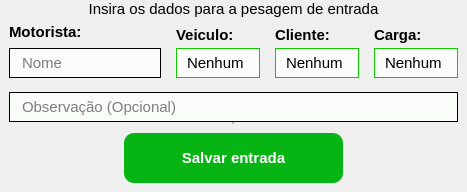
                     <widget class="QFrame" name="frame_dados_avulsa">
                      <property name="minimumSize">
                       <size>
                        <width>0</width>
                        <height>0</height>
                       </size>
                      </property>
                      <property name="maximumSize">
                       <size>
                        <width>16777215</width>
                        <height>220</height>
                       </size>
                      </property>
                      <property name="font">
                       <font>
                        <family>Segoe UI</family>
                       </font>
                      </property>
                      <property name="frameShape">
                       <enum>QFrame::NoFrame</enum>
                      </property>
                      <property name="frameShadow">
                       <enum>QFrame::Raised</enum>
                      </property>
                      <layout class="QVBoxLayout" name="verticalLayout_69">
                       <property name="spacing">
                        <number>0</number>
                       </property>
                       <property name="leftMargin">
                        <number>0</number>
                       </property>
                       <property name="topMargin">
                        <number>0</number>
                       </property>
                       <property name="rightMargin">
                        <number>0</number>
                       </property>
                       <property name="bottomMargin">
                        <number>0</number>
                       </property>
                       <item>
                        <widget class="QLabel" name="label_60">
                         <property name="minimumSize">
                          <size>
                           <width>458</width>
                           <height>0</height>
                          </size>
                         </property>
                         <property name="font">
                          <font>
                           <family>Segoe UI</family>
                           <pointsize>11</pointsize>
                           <weight>50</weight>
                           <bold>false</bold>
                          </font>
                         </property>
                         <property name="text">
                          <string>Insira os dados para a pesagem de entrada</string>
                         </property>
                         <property name="alignment">
                          <set>Qt::AlignCenter</set>
                         </property>
                        </widget>
                       </item>
                       <item>
                        <widget class="QFrame" name="frame_80">
                         <property name="font">
                          <font>
                           <family>Segoe UI</family>
                          </font>
                         </property>
                         <property name="frameShape">
                          <enum>QFrame::NoFrame</enum>
                         </property>
                         <property name="frameShadow">
                          <enum>QFrame::Raised</enum>
                         </property>
                         <layout class="QGridLayout" name="gridLayout_13">
                          <property name="topMargin">
                           <number>0</number>
                          </property>
                          <property name="horizontalSpacing">
                           <number>15</number>
                          </property>
                          <property name="verticalSpacing">
                           <number>6</number>
                          </property>
                          <item row="4" column="0">
                           <widget class="QLineEdit" name="lineEdit">
                            <property name="minimumSize">
                             <size>
                              <width>0</width>
                              <height>30</height>
                             </size>
                            </property>
                            <property name="maximumSize">
                             <size>
                              <width>200</width>
                              <height>16777215</height>
                             </size>
                            </property>
                            <property name="font">
                             <font>
                              <pointsize>-1</pointsize>
                             </font>
                            </property>
                            <property name="styleSheet">
                             <string notr="true">QLineEdit{
	padding-left:10px;
	font-size:15px;
	border:1px solid;
	background-color: rgb(250, 252, 250);
}

QLineEdit:focus{
	border:1px solid rgb(15, 202, 2);

}</string>
                            </property>
                            <property name="placeholderText">
                             <string>Nome</string>
                            </property>
                           </widget>
                          </item>
                          <item row="1" column="0" rowspan="2">
                           <widget class="QLabel" name="label_41">
                            <property name="minimumSize">
                             <size>
                              <width>0</width>
                              <height>18</height>
                             </size>
                            </property>
                            <property name="maximumSize">
                             <size>
                              <width>16777215</width>
                              <height>13</height>
                             </size>
                            </property>
                            <property name="font">
                             <font>
                              <family>Segoe UI</family>
                              <pointsize>11</pointsize>
                              <weight>75</weight>
                              <bold>true</bold>
                             </font>
                            </property>
                            <property name="text">
                             <string>Motorista:</string>
                            </property>
                           </widget>
                          </item>
                          <item row="2" column="2">
                           <widget class="QLabel" name="label_44">
                            <property name="minimumSize">
                             <size>
                              <width>0</width>
                              <height>18</height>
                             </size>
                            </property>
                            <property name="maximumSize">
                             <size>
                              <width>16777215</width>
                              <height>13</height>
                             </size>
                            </property>
                            <property name="font">
                             <font>
                              <family>Segoe UI</family>
                              <pointsize>11</pointsize>
                              <weight>75</weight>
                              <bold>true</bold>
                             </font>
                            </property>
                            <property name="text">
                             <string>Cliente:</string>
                            </property>
                           </widget>
                          </item>
                          <item row="4" column="2">
                           <widget class="QComboBox" name="comboBox_fornecedor_6">
                            <property name="minimumSize">
                             <size>
                              <width>0</width>
                              <height>30</height>
                             </size>
                            </property>
                            <property name="font">
                             <font>
                              <pointsize>-1</pointsize>
                             </font>
                            </property>
                            <property name="styleSheet">
                             <string notr="true">QComboBox{
	border:1px solid rgb(15, 202, 2);
	padding-left:10px;
	font-size:15px;
	
	background-color: rgb(250, 252, 250);
}

QComboBox::drop-down{
	border:0px;
}

QComboBox::down-arrow{
	image: url(:/icons/angle-down-solid.svg);
	width:12px;
	height:12px;
	margin-right:15px;
}

QComboBox::on{
	border:2px solid rgb(67, 202, 0);
}

QComboBox QListView{
	padding:5px;
	border:1px solid;
	background-color: rgba(255, 255, 255, 50%);
	outline:0;
}
</string>
                            </property>
                            <property name="currentIndex">
                             <number>0</number>
                            </property>
                            <property name="maxVisibleItems">
                             <number>10</number>
                            </property>
                            <property name="insertPolicy">
                             <enum>QComboBox::NoInsert</enum>
                            </property>
                            <property name="iconSize">
                             <size>
                              <width>32</width>
                              <height>32</height>
                             </size>
                            </property>
                            <property name="duplicatesEnabled">
                             <bool>true</bool>
                            </property>
                            <property name="frame">
                             <bool>true</bool>
                            </property>
                            <item>
                             <property name="text">
                              <string>Nenhum</string>
                             </property>
                            </item>
                           </widget>
                          </item>
                          <item row="2" column="3">
                           <widget class="QLabel" name="label_45">
                            <property name="minimumSize">
                             <size>
                              <width>0</width>
                              <height>18</height>
                             </size>
                            </property>
                            <property name="maximumSize">
                             <size>
                              <width>16777215</width>
                              <height>13</height>
                             </size>
                            </property>
                            <property name="font">
                             <font>
                              <family>Segoe UI</family>
                              <pointsize>11</pointsize>
                              <weight>75</weight>
                              <bold>true</bold>
                             </font>
                            </property>
                            <property name="text">
                             <string>Carga:</string>
                            </property>
                           </widget>
                          </item>
                          <item row="4" column="3">
                           <widget class="QComboBox" name="comboBox_fornecedor_7">
                            <property name="minimumSize">
                             <size>
                              <width>0</width>
                              <height>30</height>
                             </size>
                            </property>
                            <property name="font">
                             <font>
                              <pointsize>-1</pointsize>
                             </font>
                            </property>
                            <property name="styleSheet">
                             <string notr="true">QComboBox{
	border:1px solid rgb(15, 202, 2);
	padding-left:10px;
	font-size:15px;
	
	background-color: rgb(250, 252, 250);
}

QComboBox::drop-down{
	border:0px;
}

QComboBox::down-arrow{
	image: url(:/icons/angle-down-solid.svg);
	width:12px;
	height:12px;
	margin-right:15px;
}

QComboBox::on{
	border:2px solid rgb(67, 202, 0);
}

QComboBox QListView{
	padding:5px;
	border:1px solid;
	background-color: rgba(255, 255, 255, 50%);
	outline:0;
}
</string>
                            </property>
                            <property name="currentIndex">
                             <number>0</number>
                            </property>
                            <property name="maxVisibleItems">
                             <number>10</number>
                            </property>
                            <property name="insertPolicy">
                             <enum>QComboBox::NoInsert</enum>
                            </property>
                            <property name="iconSize">
                             <size>
                              <width>32</width>
                              <height>32</height>
                             </size>
                            </property>
                            <property name="duplicatesEnabled">
                             <bool>true</bool>
                            </property>
                            <property name="frame">
                             <bool>true</bool>
                            </property>
                            <item>
                             <property name="text">
                              <string>Nenhum</string>
                             </property>
                            </item>
                           </widget>
                          </item>
                          <item row="2" column="1">
                           <widget class="QLabel" name="label_47">
                            <property name="minimumSize">
                             <size>
                              <width>0</width>
                              <height>18</height>
                             </size>
                            </property>
                            <property name="maximumSize">
                             <size>
                              <width>16777215</width>
                              <height>13</height>
                             </size>
                            </property>
                            <property name="font">
                             <font>
                              <family>Segoe UI</family>
                              <pointsize>11</pointsize>
                              <weight>75</weight>
                              <bold>true</bold>
                             </font>
                            </property>
                            <property name="text">
                             <string>Veiculo:</string>
                            </property>
                           </widget>
                          </item>
                          <item row="4" column="1">
                           <widget class="QComboBox" name="comboBox_fornecedor_9">
                            <property name="minimumSize">
                             <size>
                              <width>0</width>
                              <height>30</height>
                             </size>
                            </property>
                            <property name="font">
                             <font>
                              <pointsize>-1</pointsize>
                             </font>
                            </property>
                            <property name="styleSheet">
                             <string notr="true">QComboBox{
	border:1px solid rgb(15, 202, 2);
	padding-left:10px;
	font-size:15px;
	
	background-color: rgb(250, 252, 250);
}

QComboBox::drop-down{
	border:0px;
}

QComboBox::down-arrow{
	image: url(:/icons/angle-down-solid.svg);
	width:12px;
	height:12px;
	margin-right:15px;
}

QComboBox::on{
	border:2px solid rgb(67, 202, 0);
}

QComboBox QListView{
	padding:5px;
	border:1px solid;
	background-color: rgba(255, 255, 255, 50%);
	outline:0;
}
</string>
                            </property>
                            <property name="currentIndex">
                             <number>0</number>
                            </property>
                            <property name="maxVisibleItems">
                             <number>10</number>
                            </property>
                            <property name="insertPolicy">
                             <enum>QComboBox::NoInsert</enum>
                            </property>
                            <property name="iconSize">
                             <size>
                              <width>32</width>
                              <height>32</height>
                             </size>
                            </property>
                            <property name="duplicatesEnabled">
                             <bool>true</bool>
                            </property>
                            <property name="frame">
                             <bool>true</bool>
                            </property>
                            <item>
                             <property name="text">
                              <string>Nenhum</string>
                             </property>
                            </item>
                           </widget>
                          </item>
                         </layout>
                        </widget>
                       </item>
                       <item>
                        <widget class="QFrame" name="frame_119">
                         <property name="font">
                          <font>
                           <family>Segoe UI</family>
                          </font>
                         </property>
                         <property name="frameShape">
                          <enum>QFrame::NoFrame</enum>
                         </property>
                         <property name="frameShadow">
                          <enum>QFrame::Raised</enum>
                         </property>
                         <layout class="QVBoxLayout" name="verticalLayout_94">
                          <property name="spacing">
                           <number>0</number>
                          </property>
                          <property name="leftMargin">
                           <number>9</number>
                          </property>
                          <property name="topMargin">
                           <number>5</number>
                          </property>
                          <property name="rightMargin">
                           <number>9</number>
                          </property>
                          <property name="bottomMargin">
                           <number>0</number>
                          </property>
                          <item>
                           <widget class="QLineEdit" name="lineEdit_6">
                            <property name="minimumSize">
                             <size>
                              <width>400</width>
                              <height>30</height>
                             </size>
                            </property>
                            <property name="maximumSize">
                             <size>
                              <width>16777215</width>
                              <height>16777215</height>
                             </size>
                            </property>
                            <property name="font">
                             <font>
                              <pointsize>-1</pointsize>
                             </font>
                            </property>
                            <property name="styleSheet">
                             <string notr="true">QLineEdit{
	padding-left:10px;
	font-size:15px;
	border:1px solid;
	background-color: rgb(250, 252, 250);
}

QLineEdit:focus{
	border:1px solid rgb(15, 202, 2);

}</string>
                            </property>
                            <property name="placeholderText">
                             <string>Observação (Opcional)</string>
                            </property>
                           </widget>
                          </item>
                         </layout>
                        </widget>
                       </item>
                       <item alignment="Qt::AlignHCenter">
                        <widget class="QFrame" name="frame_83">
                         <property name="maximumSize">
                          <size>
                           <width>16777215</width>
                           <height>35</height>
                          </size>
                         </property>
                         <property name="font">
                          <font>
                           <family>Segoe UI</family>
                          </font>
                         </property>
                         <property name="frameShape">
                          <enum>QFrame::StyledPanel</enum>
                         </property>
                         <property name="frameShadow">
                          <enum>QFrame::Raised</enum>
                         </property>
                         <layout class="QHBoxLayout" name="horizontalLayout_18">
                          <property name="spacing">
                           <number>10</number>
                          </property>
                          <property name="leftMargin">
                           <number>0</number>
                          </property>
                          <property name="topMargin">
                           <number>0</number>
                          </property>
                          <property name="rightMargin">
                           <number>0</number>
                          </property>
                          <property name="bottomMargin">
                           <number>0</number>
                          </property>
                         </layout>
                        </widget>
                       </item>
                       <item alignment="Qt::AlignHCenter">
                        <widget class="QFrame" name="frame_81">
                         <property name="font">
                          <font>
                           <family>Segoe UI</family>
                          </font>
                         </property>
                         <property name="frameShape">
                          <enum>QFrame::NoFrame</enum>
                         </property>
                         <property name="frameShadow">
                          <enum>QFrame::Raised</enum>
                         </property>
                         <layout class="QHBoxLayout" name="horizontalLayout_21">
                          <item>
                           <widget class="QPushButton" name="pushButton_2">
                            <property name="minimumSize">
                             <size>
                              <width>219</width>
                              <height>50</height>
                             </size>
                            </property>
                            <property name="maximumSize">
                             <size>
                              <width>250</width>
                              <height>16777215</height>
                             </size>
                            </property>
                            <property name="font">
                             <font>
                              <family>Segoe UI</family>
                              <pointsize>11</pointsize>
                              <weight>75</weight>
                              <bold>true</bold>
                             </font>
                            </property>
                            <property name="cursor">
                             <cursorShape>PointingHandCursor</cursorShape>
                            </property>
                            <property name="styleSheet">
                             <string notr="true">

QPushButton{
background-color: rgb(6, 180, 20);
color: rgb(255, 255, 255);
border-radius:10px
}
QPushButton:hover{
background-color: rgb(5, 161, 15);
}
</string>
                            </property>
                            <property name="text">
                             <string>Salvar entrada</string>
                            </property>
                           </widget>
                          </item>
                         </layout>
                        </widget>
                       </item>
                      </layout>
                     </widget>
